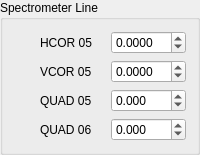
      <widget class="QGroupBox" name="groupBox_5">
       <property name="sizePolicy">
        <sizepolicy hsizetype="Minimum" vsizetype="Preferred">
         <horstretch>0</horstretch>
         <verstretch>0</verstretch>
        </sizepolicy>
       </property>
       <property name="maximumSize">
        <size>
         <width>16777215</width>
         <height>160</height>
        </size>
       </property>
       <property name="title">
        <string>Spectrometer Line</string>
       </property>
       <layout class="QGridLayout" name="gridLayout_4">
        <item row="1" column="0">
         <widget class="QLabel" name="label_40">
          <property name="maximumSize">
           <size>
            <width>20</width>
            <height>20</height>
           </size>
          </property>
          <property name="text">
           <string/>
          </property>
          <property name="pixmap">
           <pixmap>Icons/Correctors.png</pixmap>
          </property>
          <property name="scaledContents">
           <bool>true</bool>
          </property>
         </widget>
        </item>
        <item row="2" column="2">
         <widget class="QDoubleSpinBox" name="doubleSpinBox_sp_q5">
          <property name="decimals">
           <number>3</number>
          </property>
          <property name="minimum">
           <double>-999.999000000000024</double>
          </property>
          <property name="maximum">
           <double>999.999000000000024</double>
          </property>
          <property name="singleStep">
           <double>0.001000000000000</double>
          </property>
         </widget>
        </item>
        <item row="1" column="2">
         <widget class="QDoubleSpinBox" name="doubleSpinBox_sp_vcor05">
          <property name="decimals">
           <number>4</number>
          </property>
          <property name="minimum">
           <double>-0.999900000000000</double>
          </property>
          <property name="maximum">
           <double>0.999900000000000</double>
          </property>
          <property name="singleStep">
           <double>0.000100000000000</double>
          </property>
         </widget>
        </item>
        <item row="3" column="1">
         <widget class="QLabel" name="label_7">
          <property name="text">
           <string>QUAD 06</string>
          </property>
         </widget>
        </item>
        <item row="2" column="0">
         <widget class="QLabel" name="label_41">
          <property name="maximumSize">
           <size>
            <width>20</width>
            <height>20</height>
           </size>
          </property>
          <property name="text">
           <string/>
          </property>
          <property name="pixmap">
           <pixmap>Icons/Quadrupoles.png</pixmap>
          </property>
          <property name="scaledContents">
           <bool>true</bool>
          </property>
         </widget>
        </item>
        <item row="1" column="1">
         <widget class="QLabel" name="label_24">
          <property name="text">
           <string>VCOR 05</string>
          </property>
         </widget>
        </item>
        <item row="3" column="0">
         <widget class="QLabel" name="label_42">
          <property name="maximumSize">
           <size>
            <width>20</width>
            <height>20</height>
           </size>
          </property>
          <property name="text">
           <string/>
          </property>
          <property name="pixmap">
           <pixmap>Icons/Quadrupoles.png</pixmap>
          </property>
          <property name="scaledContents">
           <bool>true</bool>
          </property>
         </widget>
        </item>
        <item row="0" column="2">
         <widget class="QDoubleSpinBox" name="doubleSpinBox_sp_hcor05">
          <property name="decimals">
           <number>4</number>
          </property>
          <property name="minimum">
           <double>-0.999900000000000</double>
          </property>
          <property name="maximum">
           <double>0.999900000000000</double>
          </property>
          <property name="singleStep">
           <double>0.000100000000000</double>
          </property>
          <property name="value">
           <double>0.000000000000000</double>
          </property>
         </widget>
        </item>
        <item row="0" column="1">
         <widget class="QLabel" name="label_23">
          <property name="text">
           <string>HCOR 05</string>
          </property>
         </widget>
        </item>
        <item row="3" column="2">
         <widget class="QDoubleSpinBox" name="doubleSpinBox_sp_q6">
          <property name="decimals">
           <number>3</number>
          </property>
          <property name="minimum">
           <double>-999.999000000000024</double>
          </property>
          <property name="singleStep">
           <double>0.001000000000000</double>
          </property>
          <property name="value">
           <double>0.000000000000000</double>
          </property>
         </widget>
        </item>
        <item row="2" column="1">
         <widget class="QLabel" name="label_6">
          <property name="text">
           <string>QUAD 05</string>
          </property>
         </widget>
        </item>
        <item row="0" column="0">
         <widget class="QLabel" name="label_39">
          <property name="maximumSize">
           <size>
            <width>20</width>
            <height>20</height>
           </size>
          </property>
          <property name="text">
           <string/>
          </property>
          <property name="pixmap">
           <pixmap>Icons/Correctors.png</pixmap>
          </property>
          <property name="scaledContents">
           <bool>true</bool>
          </property>
         </widget>
        </item>
       </layout>
      </widget>
